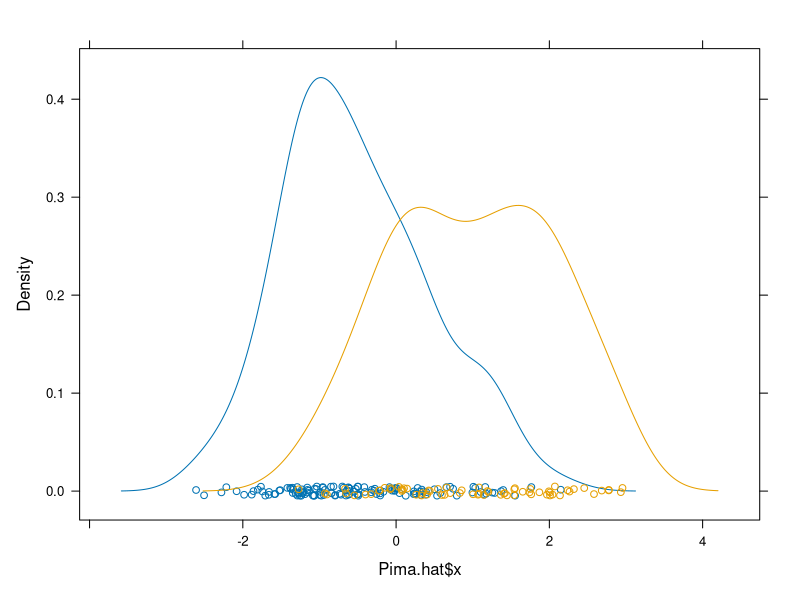

Here is the R script that generated this plot:
setwd("~/Documents/rprojects/dataScience")


# Defintion of Linear Discriminant Analysis:
#     Which feaure (attribute) can best help determine the classification of a data row(x)
#     The decisive attributes for classification


#####################################
# Exercise 1a                       #
#####################################
# Source:                           ####################################################
# http://maths-people.anu.edu.au/~johnm/courses/dm/math3346/2008/pdf/r-exercisesVI.pdf #
########################################################################################

#install.packages("MASS")
library(MASS)
data("Pima.tr")
View(Pima.tr)
help(Pima.tr)

#####################################
# Exercise 1b                      #
#####################################

# Linear Discriminant analysis.
# We firstly take all columns of Pima.tr, except the type.
# CV is set to TRUE, to get predictions of class memberships.
# This is to get the cross-validation while leaving type out.
PimaCV.lda <- lda(type ~ . , data = Pima.tr, CV = TRUE)

# A table which is our confusion matrix
tab <- table(Pima.tr$type, PimaCV.lda$class)
tab

# Convert confusion matrix intro percentage.
conCV1 <- rbind(tab[1,] / sum(tab[1,]), tab[2,] / sum(tab[2,]))

# Dimension names
dimnames(conCV1)


dimnames(conCV1) <-
  list(Actual = c("No", "Yes"),
       "Predicted (cv)" = c("No",
                            "Yes"))
print(round(conCV1, 3))

#####################################
# Exercise 1c                       #
#####################################
# This time we don't make use of CV
Pima.lda <- lda(type ~ . , data = Pima.tr)
Pima.hat <- predict(Pima.lda)
tabtrain <- table(Pima.tr$type, Pima.hat$class)

# Convert confusion matrix intro percentage.
conTrain <-
  rbind(tab[1,] / sum(tab[1,]), tab[2,] / sum(tab[2,]))

# Dimension names
dimnames(conTrain) <-
  list(Actual = c("No", "Yes"),
       "Predicted (cv)" = c("No",
                            "Yes"))
print(round(conTrain, 3))

#####################################
# Exercise 1d                       #
#####################################
library(lattice)

# The plot shows the distribution of discriminants
# x = Linear discriminant
# y = Density (percentage)
densityplot( ~ Pima.hat$x, groups = Pima.tr$type)


#####################################
# Exercise 1e                       #
#####################################

# 
confusion <-
  function(actual,
           predicted,
           names = NULL,
           printit = TRUE,
           prior = NULL) {
    # if names variable is null, then set default value with actual
    if (is.null(names))
      names <- levels(actual)
    
    # Put actual and predicted into a matrix (Confusion matrix)
    tab <- table(actual, predicted)
    # Convert confusion matrix to percentages
    acctab <- t(apply(tab, 1, function(x) x / sum(x)))
    
    # Set dimmension names for acctab
    dimnames(acctab) <- list(Actual = names, "Predicted (cv)" = names)
    
    # If there is no prior probability, then a probability is calculated from the actual
    # acc = accuracy is also calculated from the new prior
    if (is.null(prior)) {
      relnum <- table(actual)
      prior <- relnum / sum(relnum)
      acc <- sum(tab[row(tab) == col(tab)]) / sum(tab)
    }
    # If prior has a value, then accuracy is calculated from the existing prior
    else {
      acc <- sum(prior * diag(acctab))
      names(prior) <- names
    }
    # Print the accuracy and prior frequency
    if (printit)
      print(round(c(
        "Overall accuracy" = acc, "Prior frequency" = prior
      ),
      4))
    # Print the confusion matrix
    if (printit) {
      cat("\nConfusion matrix", "\n")
      print(round(acctab, 4))
    }
    invisible(acctab)
  }


#####################################
# Exercise 2a                       #
#####################################
